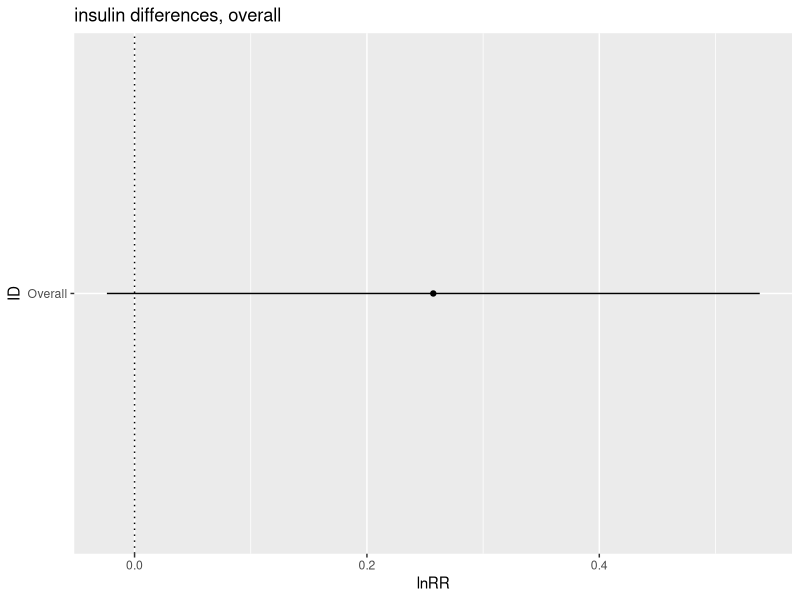
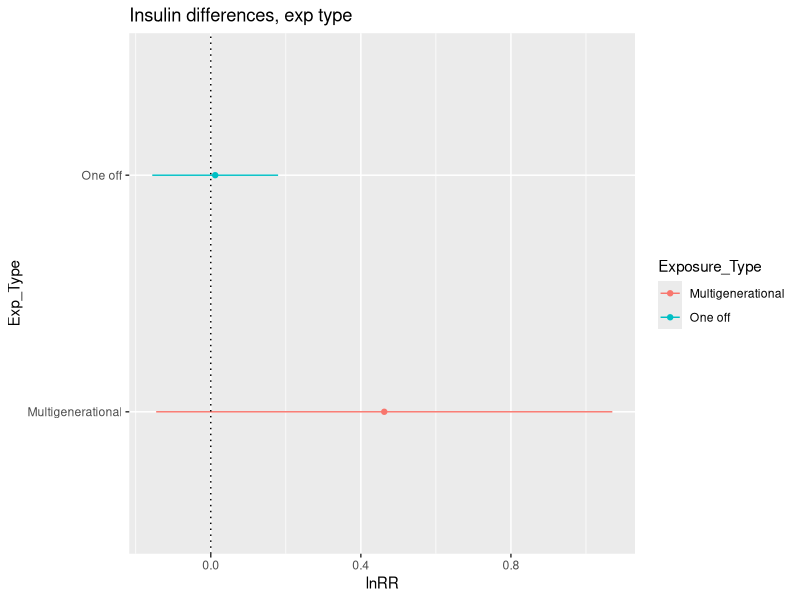
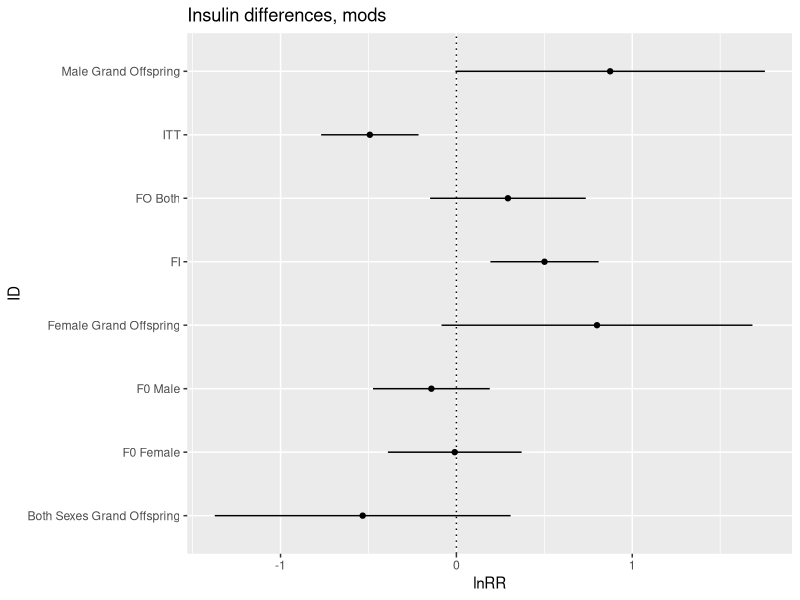
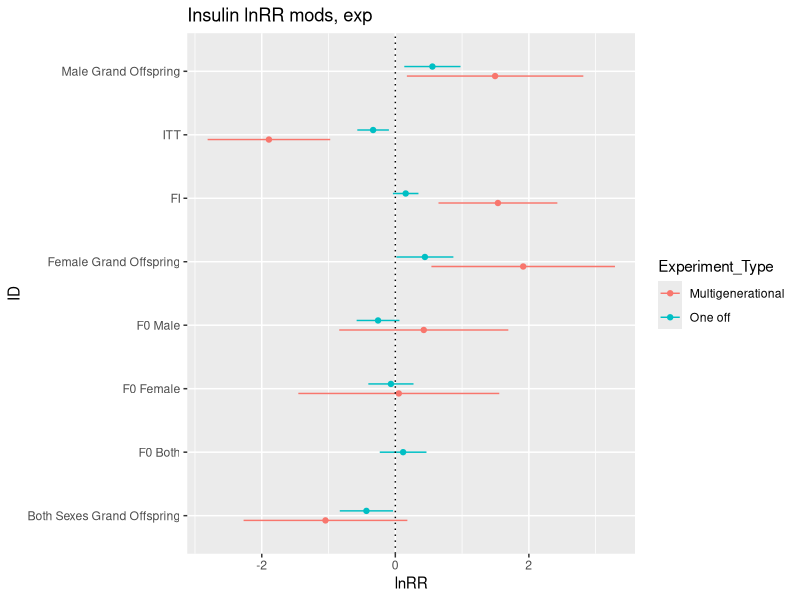

Here is the R script that generated these plots, in order:
## ---- chunk 1
library(tidyverse)
library(openxlsx)  
library(knitr)
library(metafor)
library(ggplot2)
library(readxl)
## ---- chunk 2
Insulin_lnRR <- read.csv("../data/Insulin_lnRR.csv") 

#Subsetting

Insulin_MG <- subset(Insulin_lnRR, Insulin_lnRR$Exposure_Type == "Multigenerational")

Insulin_OF <- subset(Insulin_lnRR, Insulin_lnRR$Exposure_Type == "One off")

## ---- chunk 3

#Overall analysis, not split

Insulin_overall_lnRR_0mods <- rma.mv(yi, vi, random = list(~1|Paper_ID,~1|Cohort_ID), data=Insulin_lnRR, method = 'REML')

summary(Insulin_overall_lnRR_0mods)

#Tibble of overall results

Insulin_overall_lnRR <- tibble(
  ID = "Overall", 
  lnRR = 0.2571,
  ci.lb = -0.0238,
  ci.ub = 0.5381
)

plot_insulin_overall <- ggplot(Insulin_overall_lnRR, aes(x=ID, y=lnRR)) + 
  geom_errorbar(aes(ymin=ci.lb, ymax=ci.ub), width = 0, position = position_dodge(0.3)) +
  geom_point(aes(x = ID, y = lnRR), position = position_dodge(0.3))+
  geom_hline(yintercept = 0, lty = "dotted") +
  labs(title ="insulin differences, overall", x = "ID", y = "lnRR") +
  coord_flip()
plot_insulin_overall
## ---- chunk 4

#MG then OF

Insulin_overall_MG <- rma.mv(yi, vi, random = list(~1|Paper_ID,~1|Cohort_ID), data=Insulin_MG, method = 'REML')

summary(Insulin_overall_MG)

Insulin_overall_OF <- rma.mv(yi, vi, random = list(~1|Paper_ID,~1|Cohort_ID), data=Insulin_OF, method = 'REML')

summary(Insulin_overall_OF)


#Tibble of results

Insulin_Exp_lnRR <- tibble(
  Exposure_Type = c("Multigenerational", "One off"),
  lnRR = c(0.4624,0.0118),
  ci.lb = c(-0.1455, -0.1559),
  ci.ub = c(1.0703, 0.1795)
)

Insulin_Exp_lnRR



#Plotting when split by exp type

plot_insulin_exp_type <- ggplot(Insulin_Exp_lnRR, aes(x=Exposure_Type, y=lnRR, colour = Exposure_Type)) + 
  geom_errorbar(aes(ymin=ci.lb, ymax=ci.ub), width = 0, position = position_dodge(0.3)) +
  geom_point(aes(x = Exposure_Type, y = lnRR), position = position_dodge(0.3))+
  geom_hline(yintercept = 0, lty = "dotted") +
  labs(title ="Insulin differences, exp type", x = "Exp_Type", y = "lnRR") +
  coord_flip()
plot_insulin_exp_type
## ---- chunk 5
#Adding moderators
Insulin_F0 <- rma.mv(yi, vi, mods = ~F0_Parent_Exposed, random = list(~1|Paper_ID,~1|Cohort_ID), data=Insulin_lnRR, method = 'REML')

summary(Insulin_F0)

Insulin_Sex <- rma.mv(yi, vi, mods = ~Sex, random = list(~1|Paper_ID,~1|Cohort_ID), data=Insulin_lnRR, method = 'REML')

summary(Insulin_Sex)

Insulin_Test_Type <- rma.mv(yi, vi, mods = ~Trait_Info, random = list(~1|Paper_ID,~1|Cohort_ID), data=Insulin_lnRR, method = 'REML')

Insulin_Test_Type

#Tibble of results

Insulin_Mods_lnRR <- tibble(
  ID = c("FO Both", "F0 Female", "F0 Male", "Both Sexes Grand Offspring", "Female Grand Offspring", "Male Grand Offspring", "FI", "ITT"),
  lnRR = c(0.2931,-0.0093,-0.1422,-0.5329,0.7995,0.8744,0.5011,-0.4922),
  ci.lb = c(-0.1495,-0.3894,-0.4742,-1.3740,-0.0845,-0.0054,0.1935,-0.7691),
  ci.ub = c(0.7357,0.3708,0.1898,0.3082,1.6836,1.7543,0.8088,-0.2152)
)

plot_insulin_mods <- ggplot(Insulin_Mods_lnRR, aes(x=ID, y=lnRR)) + 
  geom_errorbar(aes(ymin=ci.lb, ymax=ci.ub), width = 0, position = position_dodge(0.3)) +
  geom_point(aes(x = ID, y = lnRR), position = position_dodge(0.3))+
  geom_hline(yintercept = 0, lty = "dotted") +
  labs(title ="Insulin differences, mods", x = "ID", y = "lnRR") +
  coord_flip()
plot_insulin_mods

## ---- chunk 6

#splitting by exposure type

Insulin_MG_F0 <- rma.mv(yi, vi, mods = ~F0_Parent_Exposed, random = list(~1|Paper_ID,~1|Cohort_ID), data=Insulin_MG, method = 'REML')

summary(Insulin_MG_F0)


Insulin_OF_F0 <- rma.mv(yi, vi, mods = ~F0_Parent_Exposed, random = list(~1|Paper_ID,~1|Cohort_ID), data=Insulin_OF, method = 'REML')

summary(Insulin_OF_F0)

Insulin_MG_Sex <- rma.mv(yi, vi, mods = ~Sex, random = list(~1|Paper_ID,~1|Cohort_ID), data=Insulin_MG, method = 'REML')

summary(Insulin_MG_Sex)


Insulin_OF_Sex <- rma.mv(yi, vi, mods = ~Sex, random = list(~1|Paper_ID,~1|Cohort_ID), data=Insulin_OF, method = 'REML')

summary(Insulin_OF_Sex)

Insulin_Test_type_MG <- rma.mv(yi, vi, mods = ~Trait_Info, random = list(~1|Paper_ID,~1|Cohort_ID), data=Insulin_MG, method = 'REML')

Insulin_Test_type_MG

Insulin_Test_type_OF <- rma.mv(yi, vi, mods = ~Trait_Info, random = list(~1|Paper_ID,~1|Cohort_ID), data=Insulin_OF, method = 'REML')

Insulin_Test_type_OF

#Tibble of results

Insulin_Mods_lnRR_exp <- tibble(
  Experiment_Type = c("Multigenerational","Multigenerational", "One off","One off","One off", "Multigenerational","Multigenerational","Multigenerational", "One off","One off","One off", "Multigenerational","Multigenerational", "One off","One off"),
  ID = c("F0 Male", "F0 Female", "F0 Both", "F0 Female", "F0 Male", "Both Sexes Grand Offspring", "Female Grand Offspring", "Male Grand Offspring", "Both Sexes Grand Offspring", "Female Grand Offspring", "Male Grand Offspring", "FI", "ITT", "FI", "ITT"), 
  lnRR = c(0.4261,0.0522,0.1168,-0.0658,-0.2588,-1.0460,1.9148,1.4942,-0.4329,0.4431,0.5554,1.5366,-1.8927,0.1554,-0.3326),
  ci.lb = c(-0.8399,-1.4525,-0.2329,-0.4042,-0.5794,-2.2723,0.5403,0.1729,-0.8318,0.0169,0.1344,0.6465,-2.8107,-0.0357,-0.5693),
  ci.ub = c(1.6920,1.5569,0.4665,0.2725,0.0618,0.1803,3.2894,2.8155,-0.0340,0.8694,0.9764,2.4266,-0.9748,0.3464,-0.0960)
)

Insulin_Mods_lnRR_exp

plot_lnRR_insulin_mods_exp <- ggplot(Insulin_Mods_lnRR_exp, aes(x=ID, y=lnRR, colour=Experiment_Type)) + 
  geom_errorbar(aes(ymin=ci.lb, ymax=ci.ub), width = 0, position = position_dodge(0.3)) +
  geom_point(aes(x = ID, y = lnRR), position = position_dodge(0.3))+
  geom_hline(yintercept = 0, lty = "dotted") +
  labs(title ="Insulin lnRR mods, exp", x = "ID", y = "lnRR") +
  coord_flip()
 
plot_lnRR_insulin_mods_exp
